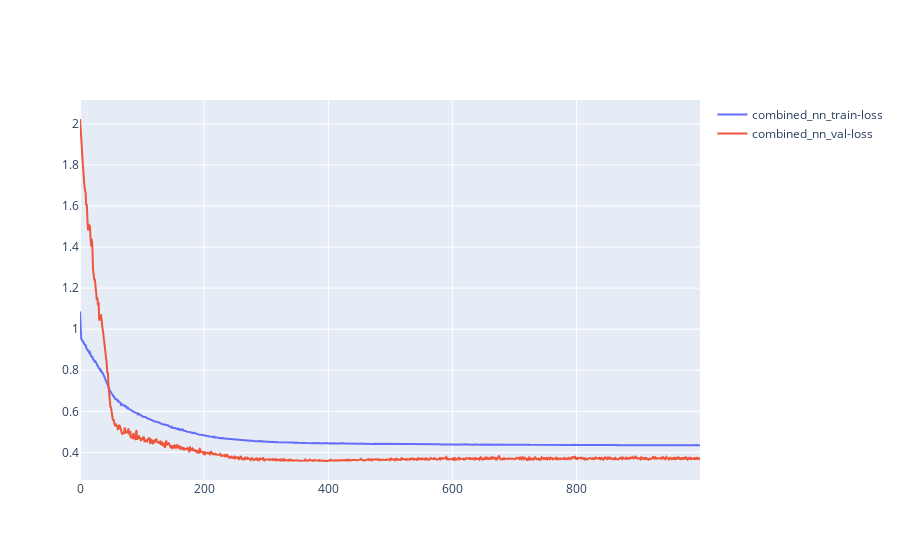

Notebook code for this chart:
### Code cell
plot_loss([loss], ['combined_nn'])

### Figure 1 — Plotly figure (JSON) as saved in the notebook; plotly's stock layout.template omitted (floating-point values rounded to 4 significant figures; data arrays with more than 128 entries replaced by an {"elided": "..."} marker saying what was removed)
{"data": [{"name": "combined_nn_train-loss", "type": "scatter", "y": {"elided": "1000 float values"}}, {"name": "combined_nn_val-loss", "type": "scatter", "y": {"elided": "1000 float values"}}], "layout": {}}
